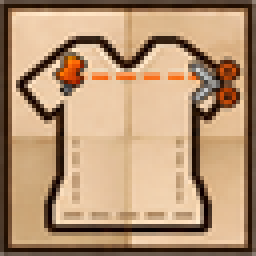
#> input picture assets_nuevos_prueba/molde_rango_cero.png, 64 x 64 px (shown 4 times larger); its folder holds only this picture in this run
$ python ajustar_iconos_rango.py ../assets_nuevos_prueba/molde_rango_cero.png
#> lines starting #> are read from the running program, lines starting #| are printed output that depends on the picture; after the words box and inside, x2 and y2 are one past the last pixel; in counts of white or black regions, pixels touching at a corner belong together
"""Ajuste de los íconos de rango dibujados por el usuario (2026-10-04, "vamos con la de la remera... A"):
parte de los 7 PNG de 64x64 de assets_nuevos_prueba/ (recortados de su imagen) y
  1) avive el naranja de la chincheta y los mangos de la tijera (conservando su dibujo y su sombreado),
  2) engruesa la línea de corte (2 px, a trazos, naranja vivo, sin sombra ni borde),
  3) borra las puntadas grises de adentro de la remera (un filtro de mediana solo dentro del contorno).
Uso: python tools/ajustar_iconos_rango.py            # deja los resultados en assets_nuevos_prueba/ajustados/
     python tools/ajustar_iconos_rango.py --aplicar  # los copia a textures/item (respalda los actuales)
"""
import os
import shutil
import sys
from collections import deque

import colorsys

import numpy as np
from PIL import Image, ImageFilter

RAIZ = os.path.join(os.path.dirname(__file__), "..")
ORIGEN = os.path.join(RAIZ, "assets_nuevos_prueba")
SALIDA = os.path.join(ORIGEN, "ajustados")
ITEMS = os.path.join(RAIZ, "src", "main", "resources", "assets", "modamod", "textures", "item")
RESPALDO = os.path.join(RAIZ, "assets_viejos", "molde_rango_2026-10-04")
NOMBRES = ["cero", "minimo", "corto", "medio", "mediolargo", "largo", "maximo"]

COBRE_CLARO = np.array([242, 170, 120])
COBRE_MEDIO = np.array([184, 102, 56])
COBRE_OSCURO = np.array([96, 44, 22])
LINEA = np.array([255, 120, 30])        # naranja vivo de la línea de corte
LINEA_LUZ = np.array([255, 150, 60])


def mascaras(a):
    r, g, b = a[..., 0].astype(int), a[..., 1].astype(int), a[..., 2].astype(int)
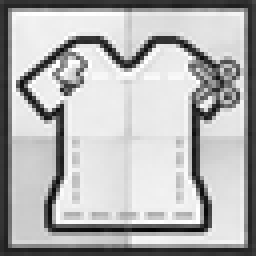
#> r: shape (64, 64) int64 (shown 4 times larger); min 3, max 255, mean 178.9
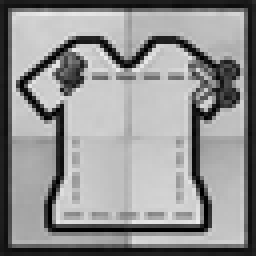
#> g: shape (64, 64) int64 (shown 4 times larger); min 0, max 238, mean 145.6
    lum = (r + g + b) / 3
    naranja = (r > 170) & (r - b > 95) & (g > 60) & (g < 200)
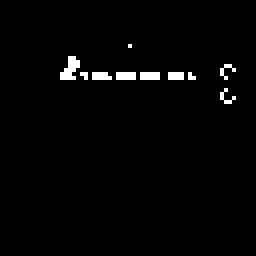
#> naranja: shape (64, 64) bool (shown 4 times larger); 1.8% white in thin lines or dots, all inside (x1, y1, x2, y2) = (15, 11, 59, 26)
    gris = (np.abs(r - g) < 22) & (np.abs(g - b) < 26) & (lum > 110) & (lum < 215)
#> gris: shape (64, 64) bool; 0.68% white in thin lines or dots, all inside (x1, y1, x2, y2) = (15, 13, 54, 25)
    oscuro = lum < 105
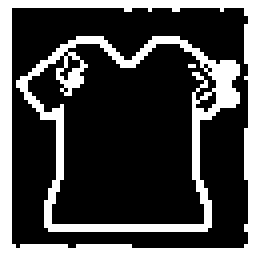
#> oscuro: shape (64, 64) bool (shown 4 times larger); 27% white; 3 white regions (1 under 20 px), largest, box (x1, y1, x2, y2) and area: (0, 0, 64, 64) 618, (4, 9, 60, 58) 487
    return naranja, gris, oscuro


def interior(oscuro, barrera, inicio):
    """Relleno por inundación desde `inicio` sin cruzar el contorno oscuro ni las piezas (chincheta/tijera)."""
    h, w = oscuro.shape
    ocupado = oscuro | barrera
    visto = np.zeros_like(ocupado)
    cola = deque([inicio])
    visto[inicio[1], inicio[0]] = True
    while cola:
        x, y = cola.popleft()
        for dx, dy in ((1, 0), (-1, 0), (0, 1), (0, -1)):
            nx, ny = x + dx, y + dy
            if 0 <= nx < w and 0 <= ny < h and not visto[ny, nx] and not ocupado[ny, nx]:
                visto[ny, nx] = True
                cola.append((nx, ny))
    return visto


def dilatar(m, n=1):
    out = m.copy()
    for _ in range(n):
        p = out.copy()
        p[1:, :] |= out[:-1, :]
        p[:-1, :] |= out[1:, :]
        p[:, 1:] |= out[:, :-1]
        p[:, :-1] |= out[:, 1:]
        out = p
    return out


def ajustar(img):
    a = np.array(img.convert("RGB"))
    naranja, gris, oscuro = mascaras(a)
    # La línea de corte: la fila con más naranja.
    cuenta = naranja.sum(axis=1)
#> cuenta = 64 values, max 27 at index 19, min 0 at index 0, mean 1.16
    yl = int(np.argmax(cuenta))
#> yl = 19
    banda = [y for y in range(max(0, yl - 3), min(64, yl + 4)) if cuenta[y] >= 0.5 * cuenta[yl]]
#> banda = [18, 19]
    y0, y1 = (min(banda), max(banda)) if banda else (yl, yl)
#> y0 = 18; y1 = 19

    # Extremos: la chincheta y la tijera sobresalen de la banda, así que se miden en las filas de arriba y abajo.
    fuera = np.zeros_like(naranja)
    fuera[max(0, y0 - 7):max(0, y0 - 1), :] = True
    fuera[min(64, y1 + 2):min(64, y1 + 8), :] = True
    pieza_px = (naranja | gris) & fuera
    cols = np.where(pieza_px.any(axis=0))[0]
#> cols = 17 values from 15 to 58
    mitad = (int(np.where(naranja[y0:y1 + 1].any(axis=0))[0].min()) + int(np.where(naranja[y0:y1 + 1].any(axis=0))[0].max())) // 2
#> mitad = 35
    izq = cols[cols < mitad]
#> izq = [15, 16, 17, 18, 19, 20, 21, 32]
    der = cols[cols >= mitad]
#> der = [49, 50, 51, 52, 53, 55, 56, 57, 58]
    x_pin = int(izq.max()) if len(izq) else int(np.where(naranja[y0:y1 + 1].any(axis=0))[0].min()) + 6
#> x_pin = 32
    x_tij = int(der.min()) if len(der) else int(np.where(naranja[y0:y1 + 1].any(axis=0))[0].max()) - 8
#> x_tij = 49
    xa, xb = x_pin + 2, x_tij - 2           # tramo libre de la línea
#> xa = 34; xb = 47

    # Piezas = todo lo naranja/gris que NO es el tramo libre de la línea.
    tramo = np.zeros_like(naranja)
    tramo[max(0, y0 - 1):y1 + 2, xa:xb + 1] = True
    piezas = (naranja | gris) & ~tramo
    barrera = dilatar(piezas, 1)
    dentro = interior(oscuro, barrera | (tramo & naranja), (32, 40))
#> in interior, `ocupado = oscuro | barrera`: ocupado: shape (64, 64) bool; 30% white; 4 white regions (2 under 20 px), largest, box (x1, y1, x2, y2) and area: (0, 0, 64, 64) 618, (4, 9, 60, 58) 598
#> dentro: shape (64, 64) bool; 32.5% white; 1 white region, box (x1, y1, x2, y2) and area: (7, 11, 51, 56) 1330

    # 3) puntadas de adentro: mediana (5x5, dos pasadas) solo dentro del contorno y lejos de línea y piezas
    suave = Image.fromarray(a).filter(ImageFilter.MedianFilter(5)).filter(ImageFilter.MedianFilter(5))
    suave = np.array(suave)
    zona = dentro & ~barrera
    zona[max(0, y0 - 1):y1 + 2, xa:xb + 1] = False
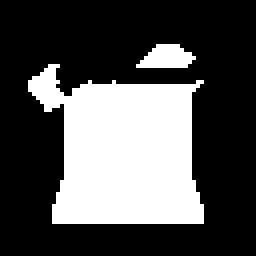
#> zona: shape (64, 64) bool (shown 4 times larger); 31.7% white; 2 white regions, box (x1, y1, x2, y2) and area: (7, 16, 51, 56) 1233, (34, 11, 49, 17) 64
    b = a.copy()
    b[zona] = suave[zona]
#> b: shape (64, 64, 3)

    # borrar la línea vieja: mezcla vertical entre la fila de arriba y la de abajo de la banda
    ya, yb = max(0, y0 - 3), min(63, y1 + 3)
#> ya = 15; yb = 22
    for x in range(xa, xb + 1):
        for y in range(y0 - 1, y1 + 2):
            if naranja[y, x]:
                t = (y - ya) / max(1, (yb - ya))
                b[y, x] = ((1 - t) * b[ya, x] + t * b[yb, x]).astype(np.uint8)
#> b: shape (64, 64, 3); mean R, G, B 178.5, 145.3, 112.7

    # 1) avivar el naranja y el marrón cálido de las piezas (chincheta y mangos de la tijera): más saturado y
    # más luminoso, sin tocar su dibujo. Los tonos oscuros (los mangos) suben más que los claros.
    r_, g_, b2 = (a[..., k].astype(int) for k in range(3))
    calido = (r_ - b2 > 100) & (r_ > 120) & (g_ < 175) & ((r_ + g_ + b2) / 3 > 80)
#> calido: shape (64, 64) bool; 1.8% white in thin lines or dots, all inside (x1, y1, x2, y2) = (15, 14, 59, 26)
    avivar = (naranja | calido) & dilatar(piezas, 2)
    cerca = np.zeros_like(avivar)                         # solo alrededor de la chincheta y de la tijera
    cerca[max(0, y0 - 10):y1 + 11, :xa + 1] = True
    cerca[max(0, y0 - 10):y1 + 11, xb:] = True
    avivar &= cerca
    for (y, x) in zip(*np.where(avivar)):
        rr, gg, bb = (int(v) / 255 for v in a[y, x])
        h, sat, val = colorsys.rgb_to_hsv(rr, gg, bb)
        sat = min(1.0, sat * 1.12 + 0.03)
        val = min(1.0, val * 1.35 + 0.10) if val < 0.75 else min(1.0, val * 1.10 + 0.05)
        b[y, x] = [round(c * 255) for c in colorsys.hsv_to_rgb(h, sat, val)]
#> this loop made 59 passes
#> (y, x, rr, gg, bb, h, sat, val) on passes 1 to 12: (11, 32, 0.761, 0.584, 0.384, 0.0885, 0.584, 0.887), (14, 17, 0.816, 0.49, 0.00784, 0.0995, 1, 0.947), (14, 18, 0.722, 0.369, 0, 0.0851, 1, 1), (15, 17, 1, 0.506, 0.0392, 0.081, 1, 1), (15, 18, 0.992, 0.416, 0.0235, 0.0675, 1, 1), (15, 19, 0.992, 0.427, 0.0392, 0.0679, 1, 1), (16, 17, 0.992, 0.408, 0.0431, 0.064, 1, 1), (16, 18, 0.902, 0.325, 0.0157, 0.0583, 1, 1), (16, 19, 0.918, 0.306, 0.0196, 0.0531, 1, 1), (16, 56, 0.757, 0.306, 0.0627, 0.0584, 1, 0.883), (16, 57, 0.733, 0.294, 0.0549, 0.0588, 1, 1), (17, 16, 0.98, 0.424, 0.0157, 0.0705, 1, 1)
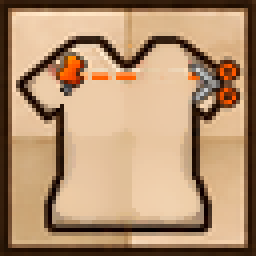
#> b: shape (64, 64, 3) (shown 4 times larger); mean R, G, B 178.8, 145.3, 112.5

    # nueva línea de corte: 2 px de naranja vivo, trazos de 4 con 2 de hueco (sin sombra ni borde)
    yc = (y0 + y1) // 2
#> yc = 18
    for x in range(xa, xb + 1):
        if ((x - xa) % 6) < 4:
            b[yc, x] = LINEA_LUZ
            b[yc + 1, x] = LINEA
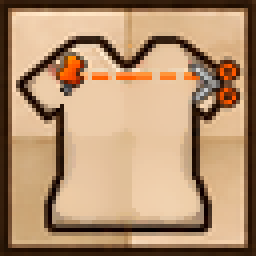
#> b: shape (64, 64, 3) (shown 4 times larger); 0.49% of pixels changed, all inside (x1, y1, x2, y2) = (34, 18, 48, 20)
    return Image.fromarray(b)


def main():
    os.makedirs(SALIDA, exist_ok=True)
    res = []
    for n in NOMBRES:
#> (the run stopped early here; a loop or call above may not have finished)
